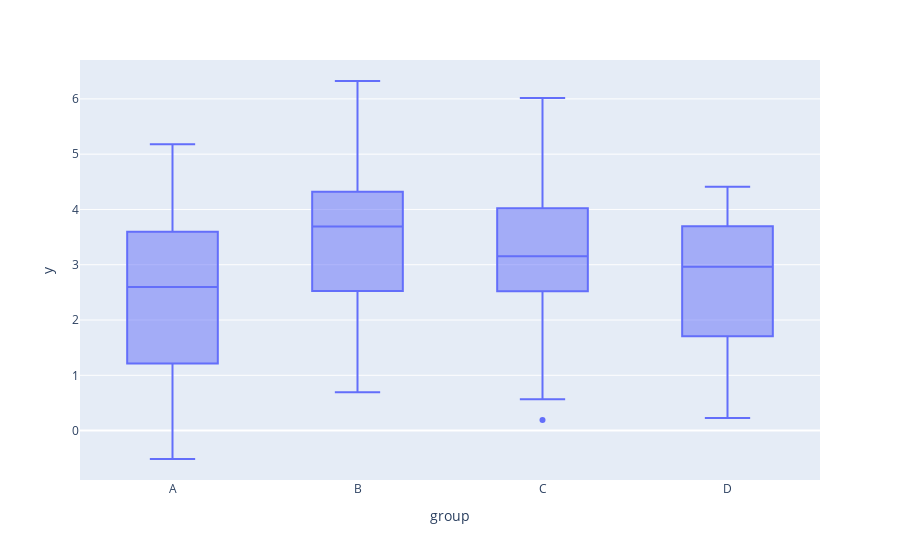

Notebook cell for this chart:
### Markdown cell above
# Plots
## Boxplots

### Code cell
# boxplots of y by group
plotly.offline.iplot(
    plotly.express.box(data1, x = "group", y = "y")
)

### Figure 1 — Plotly figure (JSON) as saved in the notebook; plotly's stock layout.template omitted (floating-point values rounded to 4 significant figures)
{"data": [{"alignmentgroup": "True", "hoverlabel": {"namelength": 0}, "hovertemplate": "group=%{x}<br>y=%{y}", "legendgroup": "", "marker": {"color": "#636efa"}, "name": "", "notched": false, "offsetgroup": "", "orientation": "v", "showlegend": false, "type": "box", "x": ["A", "A", "A", "A", "A", "A", "A", "A", "A", "A", "A", "A", "A", "A", "A", "A", "A", "A", "A", "A", "A", "A", "A", "A", "A", "B", "B", "B", "B", "B", "B", "B", "B", "B", "B", "B", "B", "B", "B", "B", "B", "B", "B", "B", "B", "B", "B", "B", "B", "B", "C", "C", "C", "C", "C", "C", "C", "C", "C", "C", "C", "C", "C", "C", "C", "C", "C", "C", "C", "C", "C", "C", "C", "C", "C", "D", "D", "D", "D", "D", "D", "D", "D", "D", "D", "D", "D", "D", "D", "D", "D", "D", "D", "D", "D", "D", "D", "D", "D", "D"], "x0": " ", "xaxis": "x", "y": [1.342, -0.3448, 1.178, 1.385, 2.6, 1.891, 2.947, -0.5137, 0.9514, 1.25, 3.163, 3.954, 0.101, 4.768, 1.226, 3.749, 3.075, 0.2114, 3.489, 4.043, 2.94, 3.582, 3.631, 1.734, 5.179, 2.853, 4.359, 3.694, 5.144, 4.841, 4.134, 1.565, 4.366, 4.087, 4.31, 2.619, 4.203, 3.0, 3.482, 3.114, 1.112, 0.6958, 2.761, 1.231, 3.862, 4.089, 6.324, 1.997, 2.244, 4.842, 5.562, 3.466, 3.331, 5.318, 3.523, 3.008, 3.154, 2.679, 2.753, 1.621, 3.461, 2.05, 3.955, 6.017, 0.1899, 2.736, 4.326, 0.942, 2.699, 2.719, 4.227, 4.257, 0.5679, 1.459, 3.289, 0.9389, 2.963, 3.503, 4.411, 1.747, 1.984, 3.041, 2.638, 3.617, 3.975, 0.2281, 1.591, 4.388, 1.486, 3.409, 2.579, 3.926, 2.646, 3.127, 4.244, 2.302, 0.8521, 1.054, 3.316, 4.401], "y0": " ", "yaxis": "y"}], "layout": {"boxmode": "group", "legend": {"tracegroupgap": 0}, "margin": {"t": 60}, "xaxis": {"anchor": "y", "domain": [0, 1], "title": {"text": "group"}}, "yaxis": {"anchor": "x", "domain": [0, 1], "title": {"text": "y"}}}}
